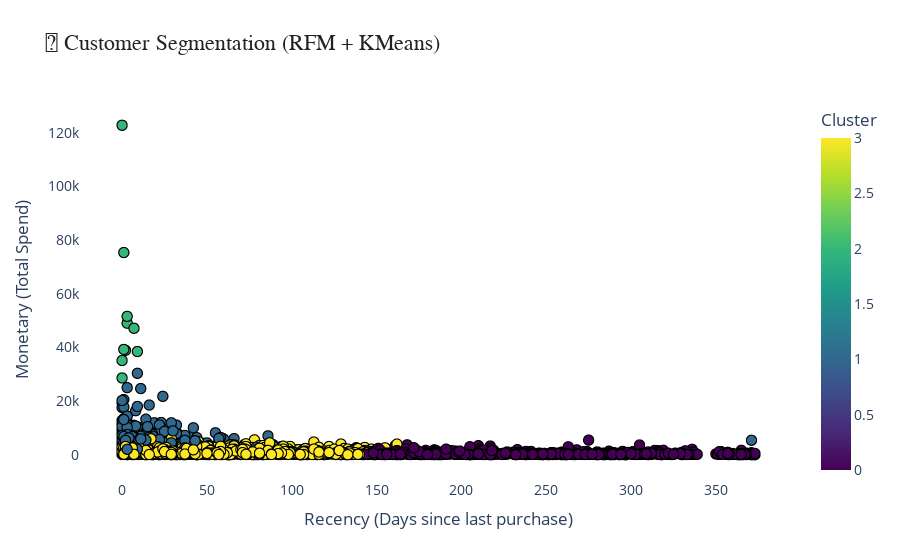

The cell this chart's notebook holds for it:
### Markdown cell above
### Customer Segmentation (RFM + KMeans)

### Code cell
import plotly.express as px

rfm_fig = px.scatter(
    rfm,
    x='Recency',
    y='Monetary',
    color='Cluster',
    hover_data=['CustomerID','Frequency','Monetary','Recency'],
    title='💎 Customer Segmentation (RFM + KMeans)',
    color_continuous_scale='Viridis'
)

rfm_fig.update_traces(marker=dict(size=10, line=dict(width=1, color='black')))
rfm_fig.update_layout(
    title_font=dict(size=22, color='#222', family='Arial Black'),
    xaxis_title='Recency (Days since last purchase)',
    yaxis_title='Monetary (Total Spend)',
    plot_bgcolor='white',
    font=dict(size=14),
)
rfm_fig.show()

### Figure 1 — Plotly figure (JSON) as saved in the notebook; plotly's stock layout.template omitted (floating-point values rounded to 4 significant figures; data arrays with more than 128 entries replaced by an {"elided": "..."} marker saying what was removed)
{"data": [{"customdata": {"elided": "4273x2 int values"}, "hovertemplate": "Recency=%{x}<br>Monetary=%{y}<br>CustomerID=%{customdata[0]}<br>Frequency=%{customdata[1]}<br>Cluster=%{marker.color}<extra></extra>", "legendgroup": "", "marker": {"color": {"elided": "4273 int values"}, "coloraxis": "coloraxis", "line": {"color": "black", "width": 1}, "size": 10, "symbol": "circle"}, "mode": "markers", "name": "", "showlegend": false, "type": "scattergl", "x": {"elided": "4273 int values"}, "xaxis": "x", "y": {"elided": "4273 float values"}, "yaxis": "y"}], "layout": {"autosize": true, "coloraxis": {"colorbar": {"title": {"text": "Cluster"}}, "colorscale": [[0, "#440154"], [0.1111, "#482878"], [0.2222, "#3e4989"], [0.3333, "#31688e"], [0.4444, "#26828e"], [0.5556, "#1f9e89"], [0.6667, "#35b779"], [0.7778, "#6ece58"], [0.8889, "#b5de2b"], [1, "#fde725"]]}, "font": {"size": 14}, "legend": {"tracegroupgap": 0}, "plot_bgcolor": "white", "title": {"font": {"color": "#222", "family": "Arial Black", "size": 22}, "text": "💎 Customer Segmentation (RFM + KMeans)"}, "xaxis": {"anchor": "y", "autorange": true, "domain": [0, 1], "range": [-24.55, 397.6], "title": {"text": "Recency (Days since last purchase)"}, "type": "linear"}, "yaxis": {"anchor": "x", "autorange": true, "domain": [0, 1], "range": [-12520.0, 135300.0], "title": {"text": "Monetary (Total Spend)"}, "type": "linear"}}}
